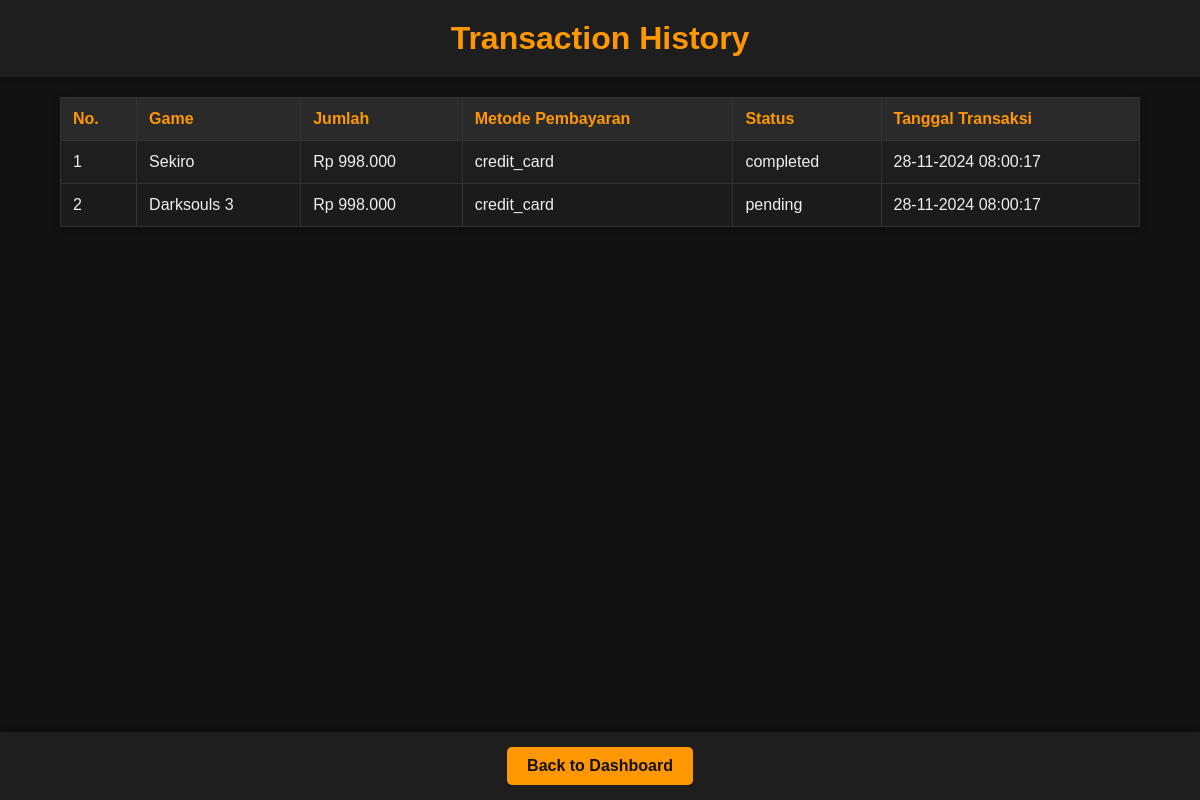
The page /transaction_history.php (signed in) on the database as committed earlier.
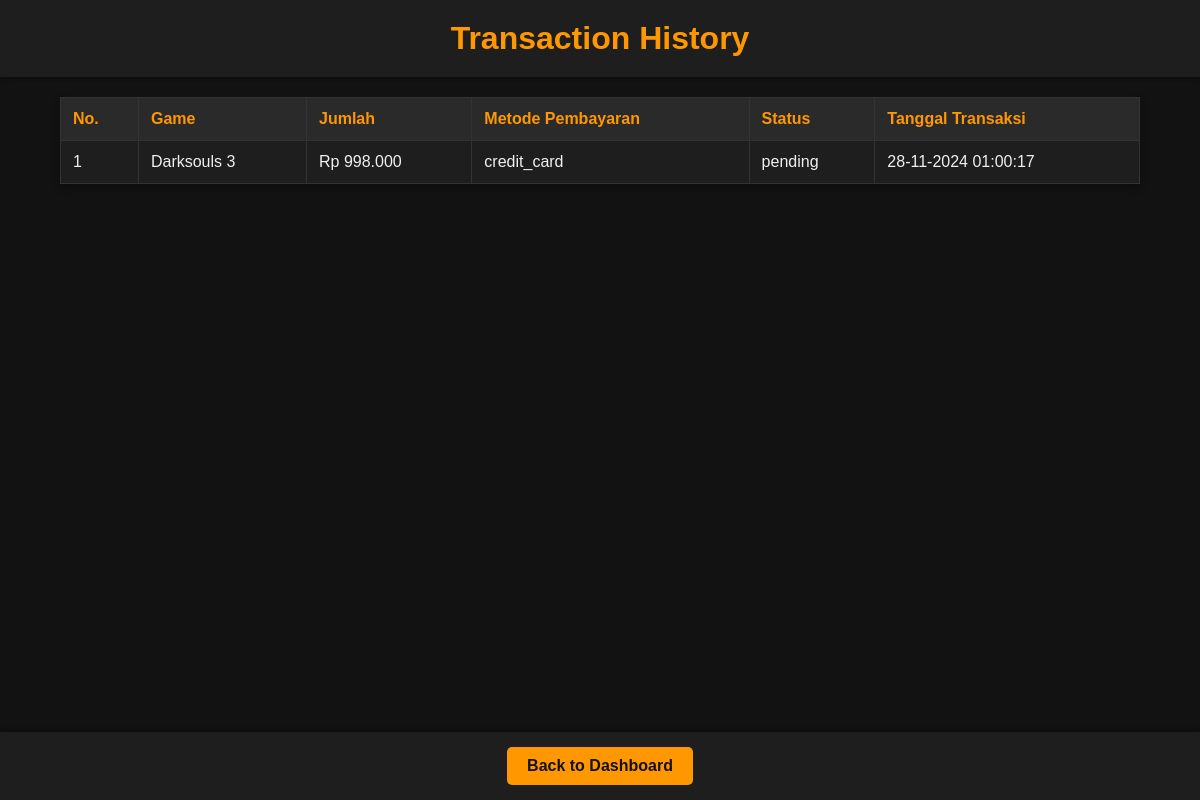
The same page on the database as committed later.
### tables this page shows
CREATE TABLE `transactions` (
  `id` int(11) NOT NULL,
  `user_id` int(11) NOT NULL,
  `game_id` int(11) NOT NULL,
  `amount` int(11) NOT NULL,
  `payment_method` varchar(50) NOT NULL,
  `status` varchar(50) NOT NULL,
  `total_amount` decimal(10,2) NOT NULL,
  `transaction_date` timestamp NOT NULL DEFAULT current_timestamp()
);

CREATE TABLE `games` (
  `id` int(11) NOT NULL,
  `title` varchar(255) NOT NULL,
  `description` text NOT NULL,
  `price` decimal(10,2) NOT NULL,
  `stock` int(11) NOT NULL,
  `created_at` timestamp NOT NULL DEFAULT current_timestamp(),
  `image` varchar(255) NOT NULL
);

### transaction_history.php (the view, shortened to what this page needs)
<?php
require 'koneksi.php';
$user_id = $_SESSION['user_id'];
$query = "SELECT t.id, g.title, t.amount, t.payment_method, t.status, t.transaction_date
          FROM transactions t
          JOIN games g ON t.game_id = g.id
          WHERE t.user_id = ?
          ORDER BY t.transaction_date DESC";
$stmt = $conn->prepare($query);
$stmt->bind_param("i", $user_id);
$stmt->execute();
$result = $stmt->get_result();
?>
<!DOCTYPE html>
<html lang="id">
<head>
    <link rel="stylesheet" href="transaction_history.css">
</head>
<body>
    <header>
        <h1>Transaction History</h1>
    </header>
    <div class="container">
        <table>
            <thead>
                <tr>
                    <th>No.</th>
                    <th>Game</th>
                    <th>Jumlah</th>
                    <th>Metode Pembayaran</th>
                    <th>Status</th>
                    <th>Tanggal Transaksi</th>
                </tr>
            </thead>
            <tbody>
                <?php $counter = 1; while ($transaction = $result->fetch_assoc()): ?>
                    <tr>
                        <td><?php echo $counter++; ?></td>
                        <td><?php echo htmlspecialchars($transaction['title']); ?></td>
                        <td>Rp <?php echo number_format($transaction['amount'], 0, ',', '.'); ?></td>
                        <td><?php echo htmlspecialchars($transaction['payment_method']); ?></td>
                        <td><?php echo htmlspecialchars($transaction['status']); ?></td>
                        <td><?php echo date('d-m-Y H:i:s', strtotime($transaction['transaction_date'])); ?></td>
                    </tr>
                <?php endwhile; ?>
            </tbody>
        </table>
    </div>
    <footer>
    <a href="dashboard.php" class="btn">Back to Dashboard</a>
    </footer>
</body>
</html>

Rows that differ between the two databases and show on the page:
no longer on this page (row edited): transactions: game.title "Sekiro", amount "998.000", payment_method "credit_card", status "completed", transaction_date "28-11-2024 08:00:17"
changed transactions "credit_card": transaction_date "28-11-2024 08:00:17" → "28-11-2024 01:00:17"
